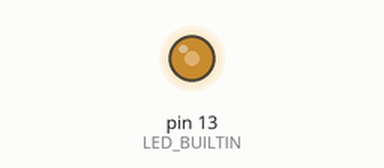
Recording of a sketch running on a simulated Arduino Uno, built with avr-gcc and run on an emulated ATmega328P. Parts: output pins drawn as LEDs (lit = HIGH).

Above: at 0.1 s.
Timing chart, 0 to 1.6 s (numbered marks = the images above):
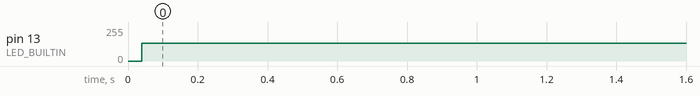

Measured:
- by itself, pin 13 (LED_BUILTIN): 0/255 → 132/255 at 0.04 s

The sketch:

myled.ino
```cpp
#include <LedToggle.h>

LedToggle led(LED_BUILTIN);

void setup() {
}

void loop() {
  led.toggle();
  // delay(500);
}
```

LedToggle.h
```cpp
#ifndef LedToggle_h
#define LedToggle_h

#include "Arduino.h"

class LedToggle {
	public:
		LedToggle(int pin);  //생성자
		LedToggle(int pin, unsigned long delayTime);
		void toggle();  // LED 상태 토글

	private:
		int _pin;
		bool _state;
		unsigned long _delayTime;
};

#endif
```
